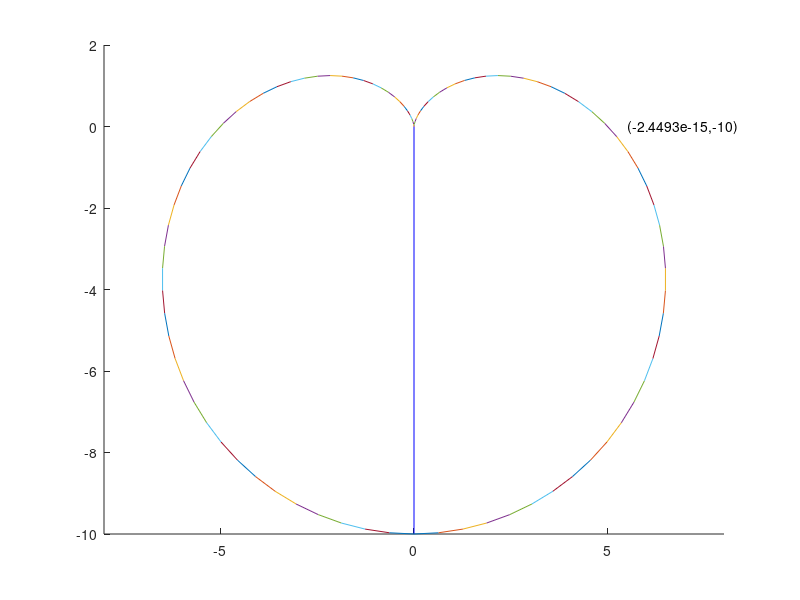

Recreate this plot in MATLAB.
clf
hold on
t = linspace(0,2*pi,100);
x = 5 .* (1 + cos(t)) .* sin(t);
y = -5 .* (1 + cos(t)) .* cos(t);

l = plot([0,x(1)],[0,y(1)],'b');
note = text(5.5,0,['(',num2str(x(1)),',',num2str(y(1)),')']);
axis([-8 8 -10 2])

for i=1:99
    plot([x(i),x(i+1)],[y(i),y(i+1)])
    set(l,'XData',[0,x(i+1)],'YData',[0,y(i+1)]);
    set(note,'string',['(',num2str(x(i+1)),',',num2str(y(i+1)),')'])
    pause(0.01)
end